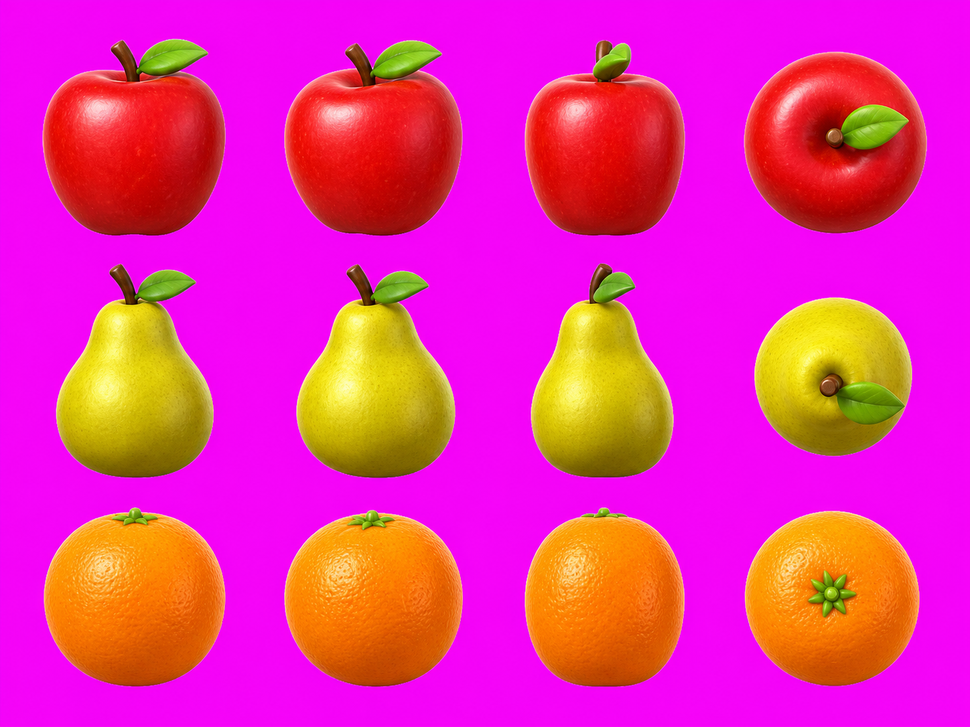
#> input picture assets/fruit-models/source/classic-source.png, 970 x 727 px, shrunk from 1448 x 1086 before the run
$ python refine-fruit-alpha.py
#> lines starting #> are read from the running program, lines starting #| are printed output that depends on the picture
from __future__ import annotations

import math
from pathlib import Path

from PIL import Image


ROOT = Path(__file__).resolve().parents[1]
ASSET_ROOT = ROOT / "assets" / "fruit-models"
SOURCE_DIR = ASSET_ROOT / "source"
FINAL_DIR = ASSET_ROOT / "turnarounds"

SHEETS = (
    "classic-source.png",
    "tropical-source.png",
    "melon-source.png",
    "special-source.png",
)

KEY_DISTANCE = 75.0
FULL_DISTANCE = 105.0


def smoothstep(value: float) -> float:
    value = max(0.0, min(1.0, value))
    return value * value * (3.0 - 2.0 * value)


def refine(source_path: Path, output_path: Path) -> None:
    source = Image.open(source_path).convert("RGB")
#> source is the input picture: PIL image 970x727 RGB; mean R, G, B 231.1, 47.7, 157.7
    key = source.getpixel((0, 0))
#> key = (238, 10, 242)
    output = Image.new("RGBA", source.size, (0, 0, 0, 0))
#> output: PIL image 970x727 RGBA; every value is 0
    pixels = output.load()

    for y in range(source.height):
        for x in range(source.width):
            red, green, blue = source.getpixel((x, y))
            distance = math.sqrt(
                (red - key[0]) ** 2 + (green - key[1]) ** 2 + (blue - key[2]) ** 2
            )
            if distance <= KEY_DISTANCE:
                pixels[x, y] = (0, 0, 0, 0)
                continue

            if distance >= FULL_DISTANCE:
                pixels[x, y] = (red, green, blue, 255)
                continue

            alpha = smoothstep((distance - KEY_DISTANCE) / (FULL_DISTANCE - KEY_DISTANCE))
            alpha_byte = round(alpha * 255)
            # Recover the subject color from the anti-aliased mix with the key color.
            safe_alpha = max(alpha, 0.28)
            recovered = tuple(
                max(0, min(255, round((channel - key_channel * (1.0 - safe_alpha)) / safe_alpha)))
                for channel, key_channel in zip((red, green, blue), key)
            )
            pixels[x, y] = (*recovered, alpha_byte)

    output.save(output_path, optimize=True)
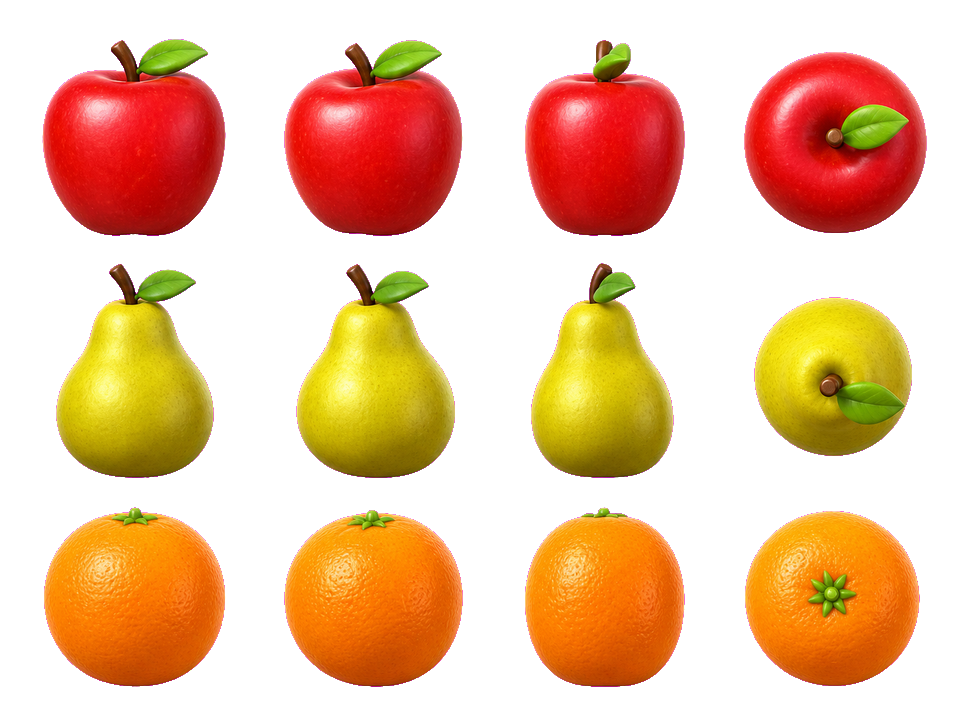
#> saved as classic-clean.png: PIL image 970x727 RGBA; mean R, G, B, A 86.4, 45.3, 11.2, 103.9; transparent parts drawn white


def main() -> None:
    FINAL_DIR.mkdir(parents=True, exist_ok=True)
    for source_name in SHEETS:
        output_name = source_name.replace("-source.png", "-clean.png")
        refine(SOURCE_DIR / source_name, FINAL_DIR / output_name)
        print(f"Wrote {output_name}")
#> pass 2 of the loop in main, `for source_name in SHEETS:`:
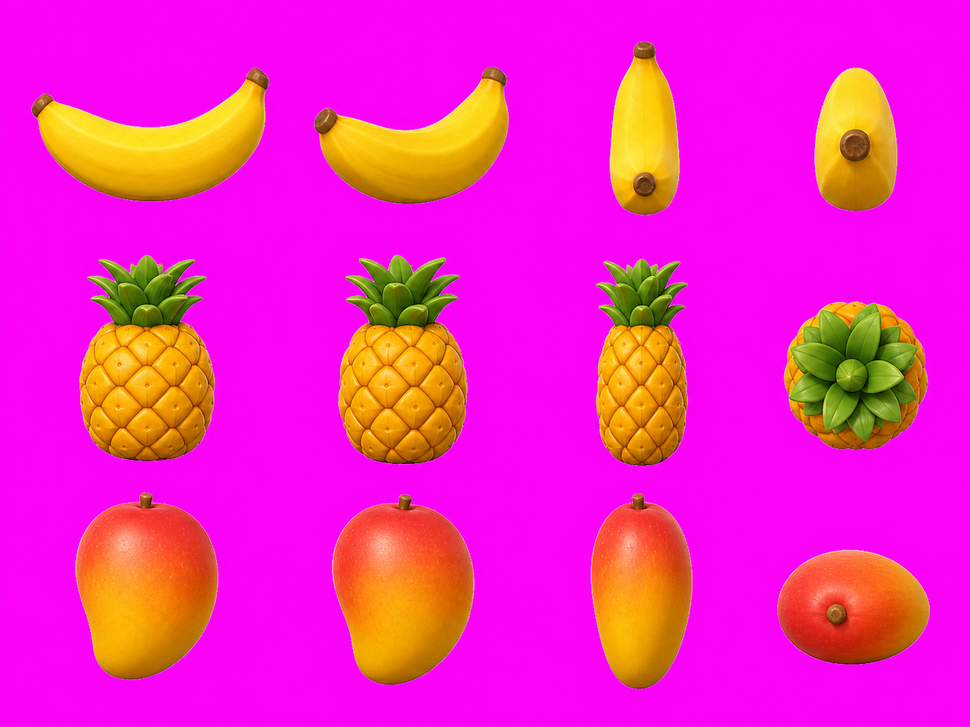
#> input picture assets/fruit-models/source/tropical-source.png, 970 x 727 px, shrunk from 1448 x 1086 before the run
#> in refine, source is the input picture: PIL image 970x727 RGB; mean R, G, B 238.7, 40.5, 186.6
#> key = (242, 10, 243)
#> in refine (call 2), `output.save(output_path, optimize=True)`:
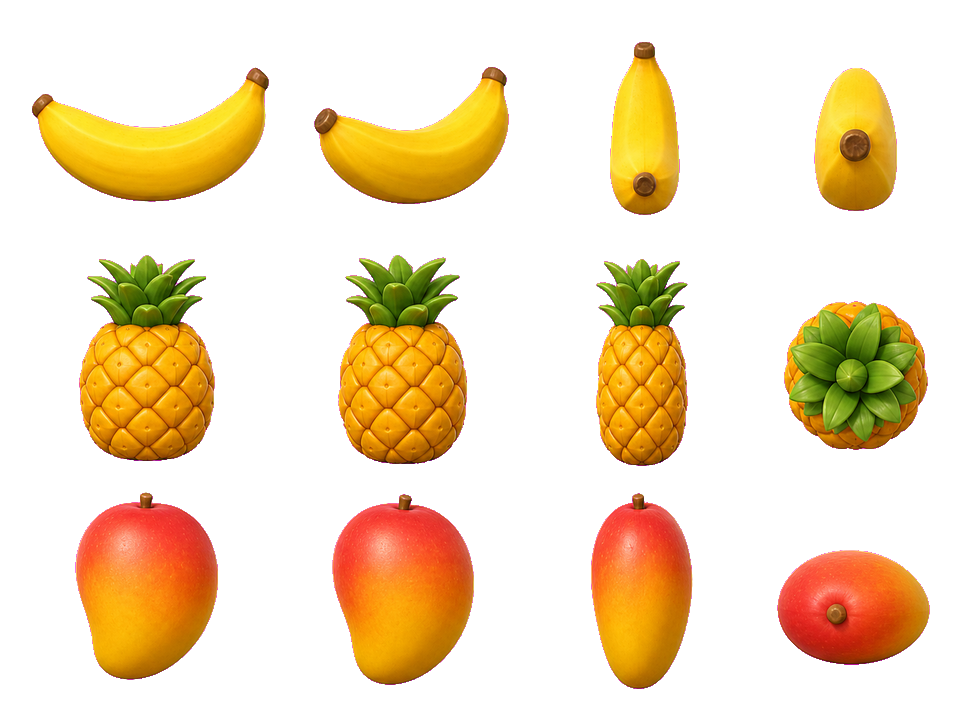
#> saved as tropical-clean.png: PIL image 970x727 RGBA; mean R, G, B, A 57.3, 37.9, 7, 70; transparent parts drawn white
#> pass 3 of the loop in main, `for source_name in SHEETS:`:
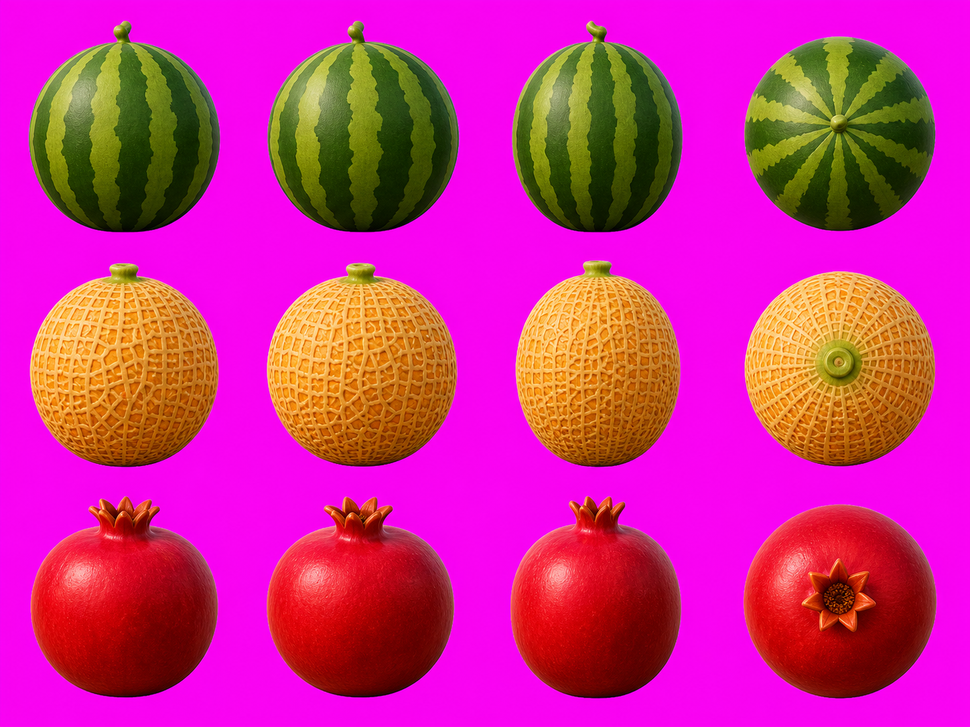
#> input picture assets/fruit-models/source/melon-source.png, 970 x 727 px, shrunk from 1448 x 1086 before the run
#> in refine, source is the input picture: PIL image 970x727 RGB; mean R, G, B 203.3, 42.9, 141.1
#> key = (241, 8, 236)
#> in refine (call 3), `output.save(output_path, optimize=True)`:
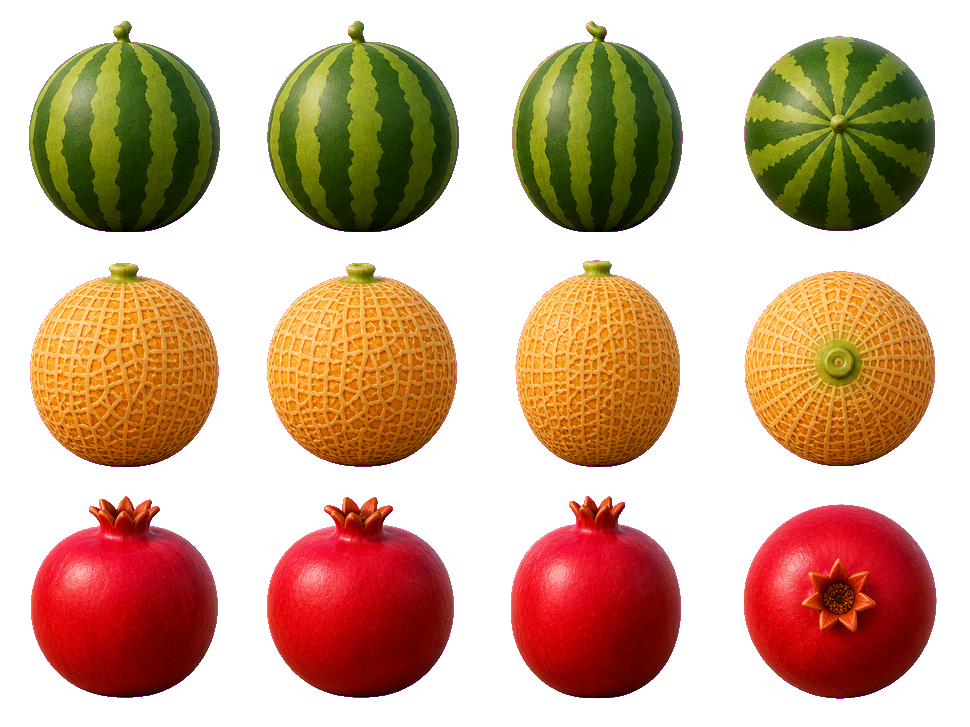
#> saved as melon-clean.png: PIL image 970x727 RGBA; mean R, G, B, A 74.4, 41.2, 15.8, 122.5; transparent parts drawn white
#> the loop made 4 passes; the first 3 are shown


if __name__ == "__main__":
    main()
